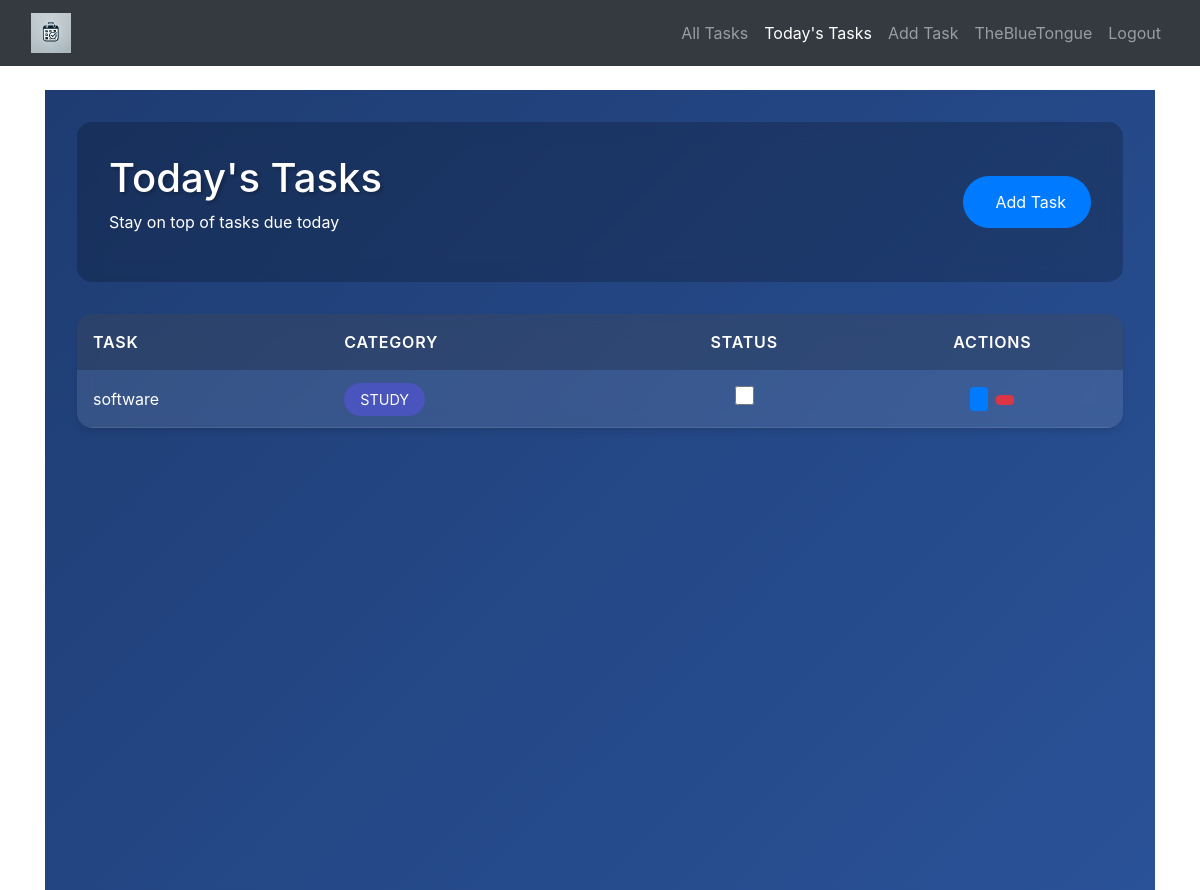
/todays_tasks (signed in), run on an earlier commit of the app's database.
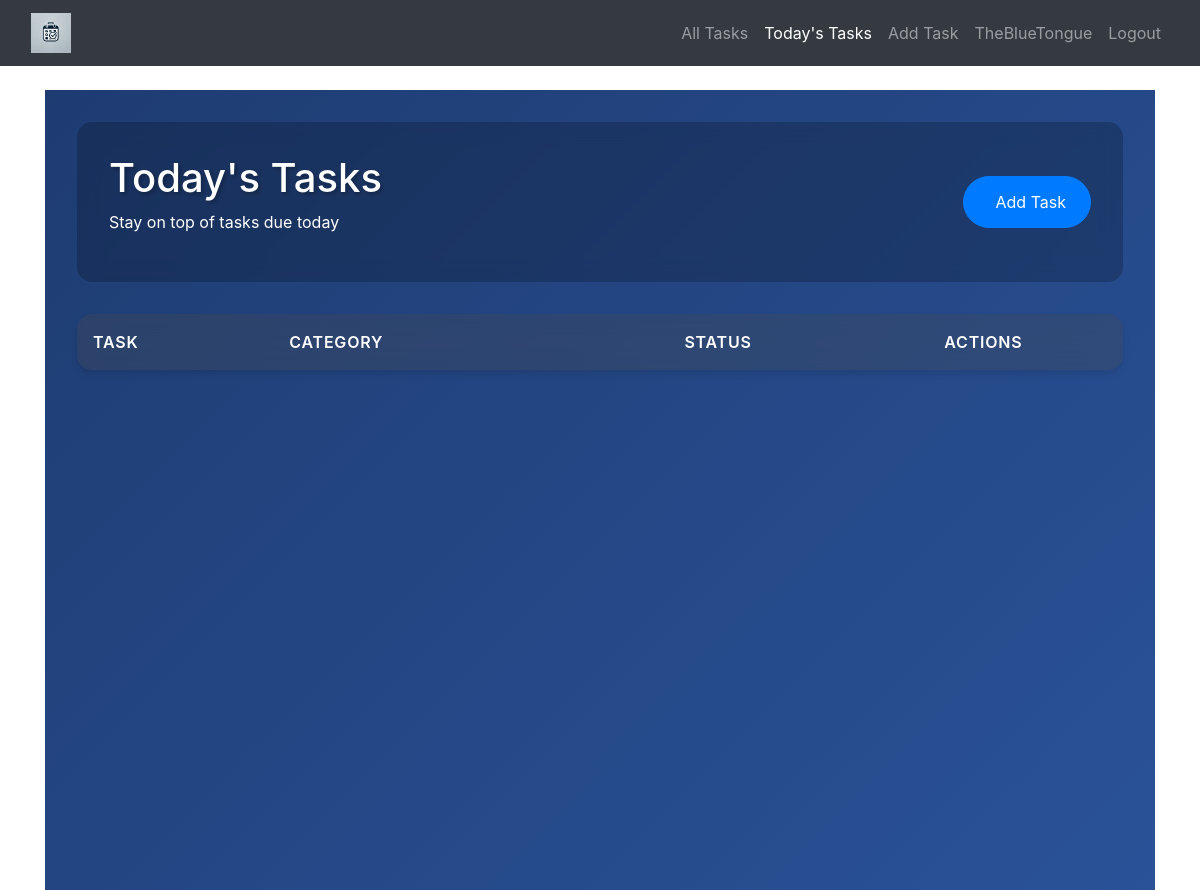
And on a later commit of the database.
### database_setup.py (models this page shows)
class Task(Base):
    __tablename__ = 'tasks'
    id = Column(Integer, primary_key=True)
    title = Column(String(150), nullable=False)
    category = Column(String(50), nullable=False)
    description = Column(String(500), nullable=True)
    due_date = Column(Date, nullable=True)
    is_complete = Column(Boolean, default=False)
    user_id = Column(Integer, ForeignKey('users.id'), nullable=False)
    important = Column(Boolean, default=False)  # New column
    owner = relationship('User', back_populates='tasks')
    created_at = Column(DateTime, default=datetime.utcnow)  # Automatically set the current timestamp on task creation

### app.py (the view)
@app.route('/todays_tasks')
@login_required
def todays_tasks():
    session = SessionLocal()
    today = datetime.now().date()
    tasks_due_today = session.query(Task).filter_by(user_id=current_user.id).filter(Task.due_date == today).all()
    session.close()
    return render_template('todays_tasks.html', tasks=tasks_due_today)

### app.py (called while the page is built)
@login_manager.user_loader
def load_user(user_id):
    session = SessionLocal()
    user = session.query(User).get(int(user_id))
    session.close()
    return user

### templates/todays_tasks.html (shortened to what this page needs)
{% extends 'base.html' %}
{% block content %}
<div class="tasks-container fade-in">
    <header class="tasks-header">
        <div class="header-content">
            <h1>Today's Tasks</h1>
            <p class="subtitle">Stay on top of tasks due today</p>
        </div>
        <div class="header-actions slide-up">
            <a href="{{ url_for('add_task') }}" class="btn btn-primary">
                 Add Task
            </a>
        </div>
    </header>
    {% if tasks %}
        <div class="tasks-card slide-up">
            <div class="tasks-table-container">
                <table class="tasks-table">
                    <thead>
                        <tr>
                            <th> Task</th>
                            <th> Category</th>
                            <th class="text-center"> Status</th>
                            <th class="text-center"> Actions</th>
                        </tr>
                    </thead>
                    <tbody>
                        {% for task in tasks %}
                            <tr class="task-row {% if task.is_complete %}completed-task hidden{% endif %}">
                                <td>
                                    <a href="{{ url_for('task_detail', task_id=task.id) }}" class="task-title">
                                        {{ task.title }}
                                    </a>
                                </td>
                                <td>
                                    <span class="category-badge {{ task.category.lower() }}">
                                        {{ task.category }}
                                    </span>
                                </td>
                                <td class="text-center">
                                    <form action="{{ url_for('toggle_task_completion', task_id=task.id) }}" method="POST" class="completion-form">
                                        <input type="checkbox" class="task-checkbox"
                                               onchange="this.form.submit()">
                                    </form>
                                </td>
                                <td class="text-center">
                                    <div class="action-buttons">
                                        <a href="{{ url_for('edit_task', task_id=task.id) }}" class="btn btn-sm btn-primary">
                                        </a>
                                        <form action="{{ url_for('delete_task', task_id=task.id) }}" method="POST" class="d-inline">
                                            <button type="submit" class="btn btn-sm btn-danger" onclick="return confirm('Are you sure?')">
                                            </button>
                                        </form>
                                    </div>
                                </td>
                            </tr>
                        {% endfor %}
                    </tbody>
                </table>
            </div>
        </div>
    {% else %}
        <div class="alert alert-info mt-4">
            <h5 class="text-center">No tasks are due today!</h5>
        </div>
    {% endif %}
</div>
{% endblock %}

What changed in the data, as far as the page shows it:
no longer on this page (row edited): Task: title "software", category "STUDY"
